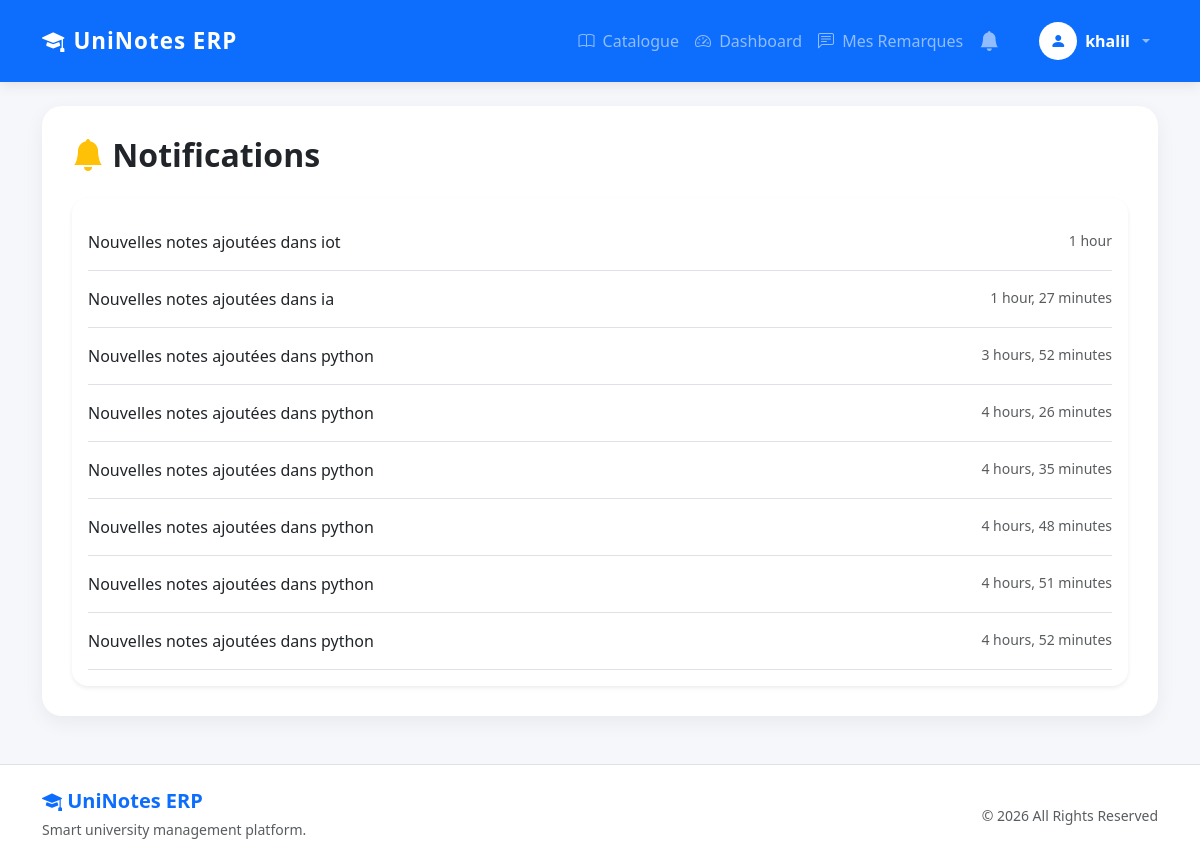
The page /notifications/ (signed in) on the database its author committed.
### enrollment/models.py (models this page shows, shortened)
class Notification(models.Model):
    user = models.ForeignKey(
        User,
        on_delete=models.CASCADE
    )
    message = models.CharField(
        max_length=255
    )
    is_read = models.BooleanField(
        default=False
    )
    created_at = models.DateTimeField(
        auto_now_add=True
    )

### enrollment/views.py (the view)
@login_required
def notifications_page(request):
    notifications = Notification.objects.filter(
        user=request.user
    ).order_by('-created_at')
    notifications.update(
        is_read=True
    )
    return render(
        request,
        'notifications.html',
        {
            'notifications': notifications
        }
    )

### enrollment/context_processors.py (called while the page is built)
def notifications_processor(request):
    if request.user.is_authenticated:
        notifications = Notification.objects.filter(
            user=request.user
        ).order_by('-created_at')[:5]
        count = Notification.objects.filter(
            user=request.user,
            is_read=False
        ).count()
    else:
        notifications = []
        count = 0
    return {
        'notifications_count': count,
        'notifications_navbar': notifications
    }

### templates/notifications.html
{% extends 'base.html' %}
{% block content %}
<h2 class="fw-bold mb-4">
    <i class="bi bi-bell-fill text-warning"></i>
    Notifications
</h2>
<div class="card border-0 shadow-sm rounded-4">
    <div class="card-body">
        {% for notif in notifications %}
        <div class="border-bottom py-3">
            <div class="d-flex justify-content-between">
                <div>
                    {{ notif.message }}
                </div>
                <small class="text-muted">
                    {{ notif.created_at|timesince }}
                </small>
            </div>
        </div>
        {% empty %}
        <p class="text-muted">
            Aucune notification.
        </p>
        {% endfor %}
    </div>
</div>
{% endblock %}

### templates/base.html (shortened to what this page needs)
{% load static %}
<!DOCTYPE html>
<html lang="fr">
<head>
    <link
        href="https://cdn.jsdelivr.net/npm/bootstrap@5.3.0/dist/css/bootstrap.min.css"
        rel="stylesheet"
    >
    <link rel="stylesheet"
          href="https://cdn.jsdelivr.net/npm/bootstrap-icons@1.11.3/font/bootstrap-icons.min.css">
    <link rel="stylesheet"
          href="{% static 'css/style.css' %}">
</head>
<body>
    <nav class="navbar navbar-expand-lg navbar-dark bg-primary">
        <div class="container">
            <a class="navbar-brand fw-bold d-flex align-items-center gap-2"
               href="{% url 'dashboard' %}">
                <i class="bi bi-mortarboard-fill"></i>
                UniNotes ERP
            </a>
            <div class="collapse navbar-collapse"
                 id="navbarNav">
                <ul class="navbar-nav ms-auto align-items-lg-center">
                    {% if user.is_authenticated %}
                        {% if user.profile.role == "etudiant" %}
                        <li class="nav-item">
                            <a class="nav-link"
                               href="{% url 'catalogue' %}">
                                <i class="bi bi-book me-1"></i>
                                Catalogue
                            </a>
                        </li>
                        <li class="nav-item">
                            <a class="nav-link"
                               href="{% url 'dashboard' %}">
                                <i class="bi bi-speedometer2 me-1"></i>
                                Dashboard
                            </a>
                        </li>
                        <li class="nav-item">
                            <a class="nav-link"
                               href="{% url 'mes_remarques' %}">
                                <i class="bi bi-chat-left-text me-1"></i>
                                Mes Remarques
                            </a>
                        </li>
                        {% endif %}
                        <li class="nav-item dropdown me-3">
                            <a class="nav-link position-relative"
                               href="#"
                               role="button"
                               data-bs-toggle="dropdown">
                                <i class="bi bi-bell-fill fs-5"></i>
                            </a>
                        </li>
                        <li class="nav-item dropdown ms-lg-2">
                            <a class="nav-link dropdown-toggle d-flex align-items-center gap-2"
                               href="#"
                               role="button"
                               data-bs-toggle="dropdown">
                                <div class="bg-white text-primary rounded-circle d-flex align-items-center justify-content-center"
                                     style="width:38px;height:38px;">
                                    <i class="bi bi-person-fill"></i>
                                </div>
                                <span class="fw-semibold text-white">
                                    {{ user.first_name|default:user.username }}
                                </span>
                            </a>
                        </li>
                    {% endif %}
                </ul>
            </div>
        </div>
    </nav>
    <div class="container mt-4 mb-5">
        <div class="container-box">
            {% block content %}
            {% endblock %}
        </div>
    </div>
    <footer class="border-top mt-5">
        <div class="container py-4">
            <div class="row align-items-center">
                <div class="col-md-6 text-center text-md-start mb-3 mb-md-0">
                    <h5 class="fw-bold text-primary mb-1">
                        <i class="bi bi-mortarboard-fill"></i>
                        UniNotes ERP
                    </h5>
                    <small class="text-muted">
                        Smart university management platform.
                    </small>
                </div>
                <div class="col-md-6 text-center text-md-end">
                    <small class="text-muted">
                        © 2026 All Rights Reserved
                    </small>
                </div>
            </div>
        </div>
    </footer>
</body>
</html>

### static/css/style.css (style rules this page uses)
body { background: #f4f7fc; font-family: 'Segoe UI', sans-serif; min-height: 100vh; }
.navbar { padding: 14px 0; box-shadow: 0 4px 15px rgba(0,0,0,0.08); }
.navbar-brand { font-size: 1.4rem; letter-spacing: 1px; }
.nav-link { font-weight: 500; transition: 0.3s; }
.container-box { background: white; padding: 35px; border-radius: 20px; box-shadow: 0 8px 25px rgba(0,0,0,0.06); animation: fadeIn 0.4s ease; }

### templates/base.html (style rules this page uses)
body { background: #f5f7fb; }
.navbar { box-shadow: 0 4px 12px rgba(0,0,0,0.08); }
.container-box { background: white; padding: 30px; border-radius: 20px; box-shadow: 0 6px 20px rgba(0,0,0,0.06); }
footer { background: white; }

### rows shown on the page
Notification: message "Nouvelles notes ajoutées dans iot", created_at "1 hour"
Notification: message "Nouvelles notes ajoutées dans ia", created_at "1 hour, 27 minutes"
Notification: message "Nouvelles notes ajoutées dans python", created_at "3 hours, 52 minutes"
Notification: message "Nouvelles notes ajoutées dans python", created_at "4 hours, 26 minutes"
Notification: message "Nouvelles notes ajoutées dans python", created_at "4 hours, 35 minutes"
Notification: message "Nouvelles notes ajoutées dans python", created_at "4 hours, 48 minutes"
Notification: message "Nouvelles notes ajoutées dans python", created_at "4 hours, 51 minutes"
Notification: message "Nouvelles notes ajoutées dans python", created_at "4 hours, 52 minutes"

### other values the page prints
{{ user.first_name|default:user.username }} "khalil"
